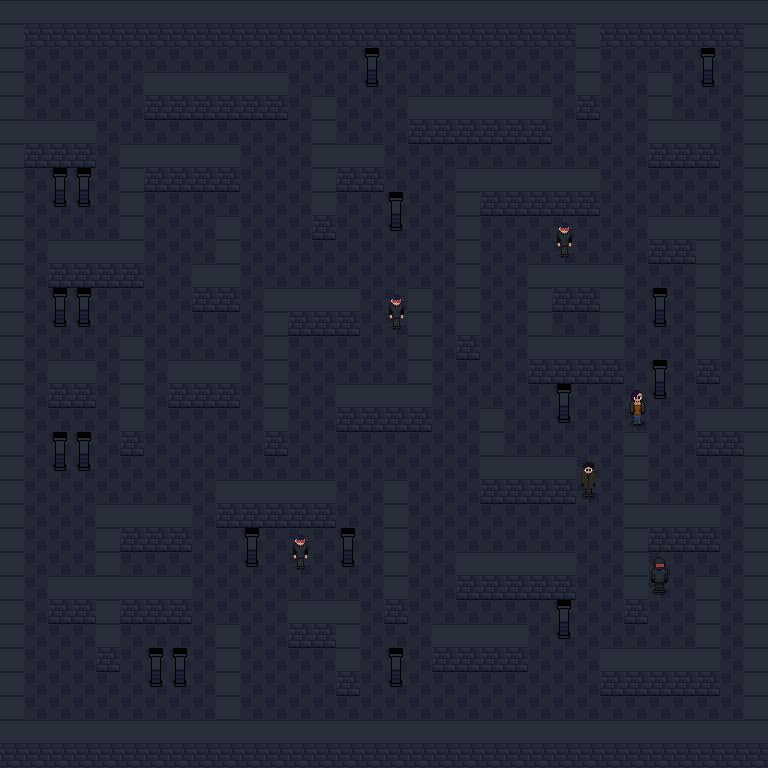

This is a level from a 2D game, rendered from its Tiled map with the project's own tilesets. A one-line summary and the map file follow, with tile-layer data summarised:
An orthogonal 32x32 tile map with 24x24 px tiles, 7 tile layers (Floor, Walls, UnderChars1, UnderChars2, ...), 4 tilesets.

<map version="1.0" tiledversion="1.1.6" orientation="orthogonal" renderorder="right-down" width="32" height="32" tilewidth="24" tileheight="24" infinite="0" nextobjectid="1">
 <tileset firstgid="1" source="Floors.tsx" />
 <tileset firstgid="111" source="Walls.tsx" />
 <tileset firstgid="318" source="Objects.tsx" />
 <tileset firstgid="1151" source="Characters.tsx" />
 <layer name="Floor" width="32" height="32">
  <data>[1024 cells, 840 non-empty, 1 distinct tile ids]</data>
 </layer>
 <layer name="Walls" width="32" height="32">
  <data>[1024 cells, 458 non-empty, 3 distinct tile ids]</data>
 </layer>
 <layer name="UnderChars1" width="32" height="32">
  <data>[1024 cells, 18 non-empty, 1 distinct tile ids]</data>
 </layer>
 <layer name="UnderChars2" width="32" height="32">
  <data>[1024 cells, 0 non-empty, 0 distinct tile ids]</data>
 </layer>
 <layer name="OverChars1" width="32" height="32">
  <data>[1024 cells, 18 non-empty, 1 distinct tile ids]</data>
 </layer>
 <layer name="OverChars2" width="32" height="32">
  <data>[1024 cells, 0 non-empty, 0 distinct tile ids]</data>
 </layer>
 <layer name="Characters" width="32" height="32">
  <data>[1024 cells, 12 non-empty, 8 distinct tile ids]</data>
 </layer>
</map>
